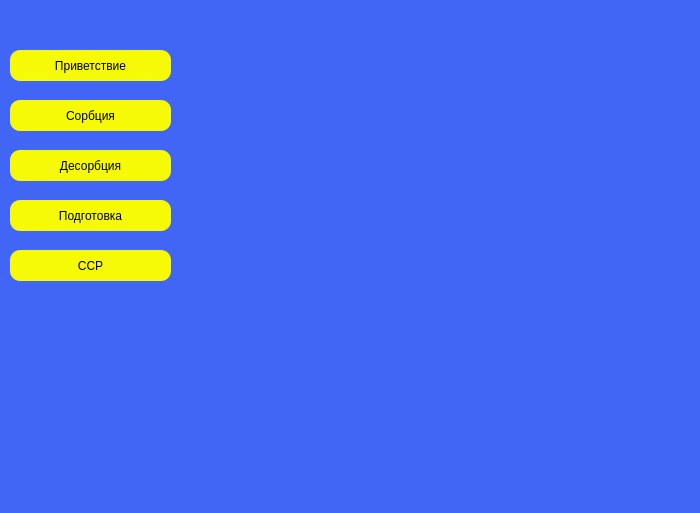
<?xml version="1.0" encoding="UTF-8"?>
<ui version="4.0">
 <class>MainWindow</class>
 <widget class="QMainWindow" name="MainWindow">
  <property name="geometry">
   <rect>
    <x>0</x>
    <y>0</y>
    <width>700</width>
    <height>513</height>
   </rect>
  </property>
  <property name="minimumSize">
   <size>
    <width>700</width>
    <height>513</height>
   </size>
  </property>
  <property name="maximumSize">
   <size>
    <width>700</width>
    <height>513</height>
   </size>
  </property>
  <property name="windowTitle">
   <string>MainWindow</string>
  </property>
  <property name="styleSheet">
   <string notr="true">QWidget{
background-color: rgb(65, 102, 245);
background-image: url(:/logos/karatau_logo_small___копия-removebg-preview.png)
}</string>
  </property>
  <widget class="QWidget" name="centralwidget">
   <property name="styleSheet">
    <string notr="true"/>
   </property>
   <widget class="QPushButton" name="privetstvieButton">
    <property name="geometry">
     <rect>
      <x>10</x>
      <y>50</y>
      <width>161</width>
      <height>31</height>
     </rect>
    </property>
    <property name="minimumSize">
     <size>
      <width>0</width>
      <height>30</height>
     </size>
    </property>
    <property name="maximumSize">
     <size>
      <width>16777198</width>
      <height>16777215</height>
     </size>
    </property>
    <property name="styleSheet">
     <string notr="true">QPushButton{
color: rgb(0, 0, 0);
background-color: rgb(246, 250, 5);
background-image: url(:/arrow right/images/Karatau yellow background.png);
border-style:outset;
border-radius:10px;
font: 100 14pt &quot;Arial&quot; ;
}
QPushButton:hover{
color:rgb(0, 0, 05);
background-color: rgb(245, 169, 17);
border-radius:5px;
}
QPushButton:pressed{
color:rgb(0, 0, 0);
background-color: rgb(255, 148, 164);
}</string>
    </property>
    <property name="text">
     <string>Приветствие</string>
    </property>
   </widget>
   <widget class="QPushButton" name="sorbciaButton">
    <property name="geometry">
     <rect>
      <x>10</x>
      <y>100</y>
      <width>161</width>
      <height>31</height>
     </rect>
    </property>
    <property name="minimumSize">
     <size>
      <width>0</width>
      <height>30</height>
     </size>
    </property>
    <property name="styleSheet">
     <string notr="true">QPushButton{
color: rgb(0, 0, 0);
background-color: rgb(246, 250, 5);
background-image: url(:/arrow right/images/Karatau yellow background.png);
border-style:outset;
border-radius:10px;
font: 100 14pt &quot;Arial&quot; ;
}
QPushButton:hover{
color:rgb(0, 0, 05);
background-color: rgb(245, 169, 17);
border-radius:5px;
}
QPushButton:pressed{
color:rgb(0, 0, 0);
background-color: rgb(255, 148, 164);
}</string>
    </property>
    <property name="text">
     <string>Сорбция</string>
    </property>
   </widget>
   <widget class="QPushButton" name="desorbciaButton">
    <property name="geometry">
     <rect>
      <x>10</x>
      <y>150</y>
      <width>161</width>
      <height>31</height>
     </rect>
    </property>
    <property name="minimumSize">
     <size>
      <width>0</width>
      <height>30</height>
     </size>
    </property>
    <property name="styleSheet">
     <string notr="true">QPushButton{
color: rgb(0, 0, 0);
background-color: rgb(246, 250, 5);
background-image: url(:/arrow right/images/Karatau yellow background.png);
border-style:outset;
border-radius:10px;
font: 100 14pt &quot;Arial&quot; ;
}
QPushButton:hover{
color:rgb(0, 0, 05);
background-color: rgb(245, 169, 17);
border-radius:5px;
}
QPushButton:pressed{
color:rgb(0, 0, 0);
background-color: rgb(255, 148, 164);
}</string>
    </property>
    <property name="text">
     <string>Десорбция</string>
    </property>
   </widget>
   <widget class="QLabel" name="Logos">
    <property name="geometry">
     <rect>
      <x>10</x>
      <y>450</y>
      <width>101</width>
      <height>41</height>
     </rect>
    </property>
    <property name="styleSheet">
     <string notr="true">QLabel {url(:/logos/logos-2.png);}</string>
    </property>
    <property name="text">
     <string/>
    </property>
    <property name="pixmap">
     <pixmap resource="../logos.qrc">:/logos/logos-2.png</pixmap>
    </property>
    <property name="scaledContents">
     <bool>true</bool>
    </property>
   </widget>
   <widget class="QLabel" name="label">
    <property name="geometry">
     <rect>
      <x>180</x>
      <y>0</y>
      <width>521</width>
      <height>511</height>
     </rect>
    </property>
    <property name="styleSheet">
     <string notr="true">Background-image:url(:/MapsResize/images/MapsУмень/ЦППР.jpg)</string>
    </property>
    <property name="text">
     <string/>
    </property>
    <property name="pixmap">
     <pixmap resource="../MapsResize.qrc">:/MapsResize/images/MapsУмень/ЦППР.jpg</pixmap>
    </property>
    <property name="scaledContents">
     <bool>true</bool>
    </property>
   </widget>
   <widget class="QPushButton" name="podgotovkaButton">
    <property name="geometry">
     <rect>
      <x>10</x>
      <y>200</y>
      <width>161</width>
      <height>31</height>
     </rect>
    </property>
    <property name="minimumSize">
     <size>
      <width>0</width>
      <height>30</height>
     </size>
    </property>
    <property name="styleSheet">
     <string notr="true">QPushButton{
color: rgb(0, 0, 0);
background-color: rgb(246, 250, 5);
background-image: url(:/arrow right/images/Karatau yellow background.png);
border-style:outset;
border-radius:10px;
font: 100 14pt &quot;Arial&quot; ;
}
QPushButton:hover{
color:rgb(0, 0, 05);
background-color: rgb(245, 169, 17);
border-radius:5px;
}
QPushButton:pressed{
color:rgb(0, 0, 0);
background-color: rgb(255, 148, 164);
}</string>
    </property>
    <property name="text">
     <string>Подготовка</string>
    </property>
   </widget>
   <widget class="QPushButton" name="ssrButton">
    <property name="geometry">
     <rect>
      <x>10</x>
      <y>250</y>
      <width>161</width>
      <height>31</height>
     </rect>
    </property>
    <property name="minimumSize">
     <size>
      <width>0</width>
      <height>30</height>
     </size>
    </property>
    <property name="styleSheet">
     <string notr="true">QPushButton{
color: rgb(0, 0, 0);
background-color: rgb(246, 250, 5);
background-image: url(:/arrow right/images/Karatau yellow background.png);
border-style:outset;
border-radius:10px;
font: 100 14pt &quot;Arial&quot; ;
}
QPushButton:hover{
color:rgb(0, 0, 05);
background-color: rgb(245, 169, 17);
border-radius:5px;
}
QPushButton:pressed{
color:rgb(0, 0, 0);
background-color: rgb(255, 148, 164);
}</string>
    </property>
    <property name="text">
     <string>ССР</string>
    </property>
   </widget>
  </widget>
  <action name="actionGlobalMap">
   <property name="text">
    <string>Глобальная</string>
   </property>
  </action>
  <action name="actionCPPR">
   <property name="text">
    <string>ЦППР</string>
   </property>
  </action>
  <action name="actionAP">
   <property name="text">
    <string>АП</string>
   </property>
  </action>
  <action name="actionGBK">
   <property name="text">
    <string>ГБК</string>
   </property>
  </action>
  <action name="actionPoligon">
   <property name="text">
    <string>Полигон</string>
   </property>
  </action>
  <action name="actionRaskomandirovka">
   <property name="text">
    <string>Раскомандировка</string>
   </property>
  </action>
  <action name="actionFKhLFirstFloor">
   <property name="text">
    <string>Первый этаж</string>
   </property>
  </action>
  <action name="actionFKhLSecondFloor">
   <property name="text">
    <string>Второй этаж</string>
   </property>
  </action>
  <action name="KIPiA">
   <property name="checkable">
    <bool>false</bool>
   </property>
   <property name="text">
    <string>КИПиА</string>
   </property>
  </action>
  <action name="SGE">
   <property name="text">
    <string>СГЭ</string>
   </property>
  </action>
  <action name="SGM">
   <property name="text">
    <string>СГМ</string>
   </property>
  </action>
  <action name="actionKaratauMap">
   <property name="text">
    <string>Каратау</string>
   </property>
  </action>
 </widget>
 <resources>
  <include location="../logos.qrc"/>
  <include location="../MapsResize.qrc"/>
  <include location="../MainWindow.qrc"/>
 </resources>
 <connections/>
</ui>
